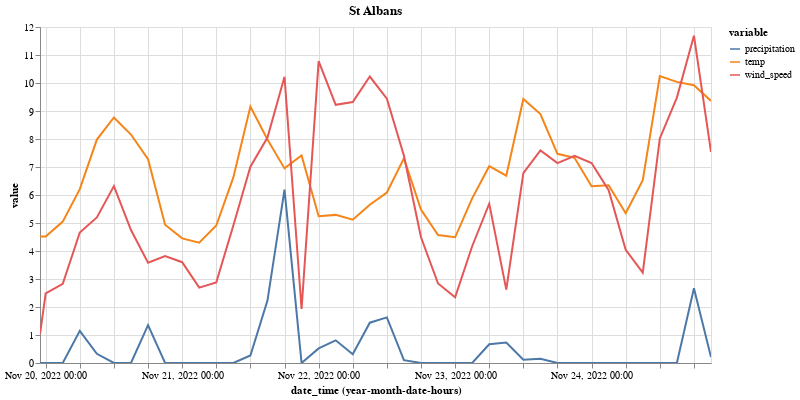

The cell this chart's notebook holds for it:
### Code cell
import altair as alt # imports altair package

df = pd.melt(df, id_vars=['city', 'type', 'date_time', 'sunrise','sunset'], value_vars=['temp', 'feels_like', 'temp_min', 'temp_max', 'wind_speed', 'precipitation']) # gather columns with numbers into rows and show their results under new 'value' column. This is in order to be able to better chart the data.

alt.Chart(df, title=location).mark_line().encode(
    x=alt.X('date_time:T', axis=alt.Axis(format='%a %H:%M')),
    #x=alt.X('monthdatehours(date_time):T'),
    y='value',
    color='variable'
).interactive().transform_filter(
    {'field': 'variable', 
    'oneOf': ['temp', 'wind_speed', 'precipitation']
    }
    ).properties(
        height=400,
        width=800,
        autosize=alt.AutoSizeParams(
            type='fit',
            contains='padding'
    )) # interactive chart which you can move around and zoom in/out. It shows XY axis line chart, with 'date_time' in X axis in a hours+day+month+year format, 'value' in Y axis for rows where 'value' fields are either 'temp' or 'wind_speed'. Also, resized the chart to increase it.

### Figure 1 — Vega-Lite specification as saved in the notebook (floating-point values rounded to 4 significant figures; data arrays with more than 128 entries replaced by an {"elided": "..."} marker saying what was removed)
{"data": {"name": "data-ba02a3c2d2ae3261a818b4d63a03e602"}, "mark": "line", "autosize": {"contains": "padding", "type": "fit"}, "encoding": {"color": {"type": "nominal", "field": "variable"}, "x": {"type": "temporal", "field": "date_time", "timeUnit": "yearmonthdatehours"}, "y": {"type": "quantitative", "field": "value"}}, "height": 400, "selection": {"selector008": {"type": "interval", "bind": "scales", "encodings": ["x", "y"]}}, "title": "St Albans", "transform": [{"filter": {"field": "variable", "oneOf": ["temp", "wind_speed", "precipitation"]}}], "width": 800, "$schema": "https://vega.github.io/schema/vega-lite/v4.8.1.json", "datasets": {"data-ba02a3c2d2ae3261a818b4d63a03e602": {"elided": "246 records"}}}
